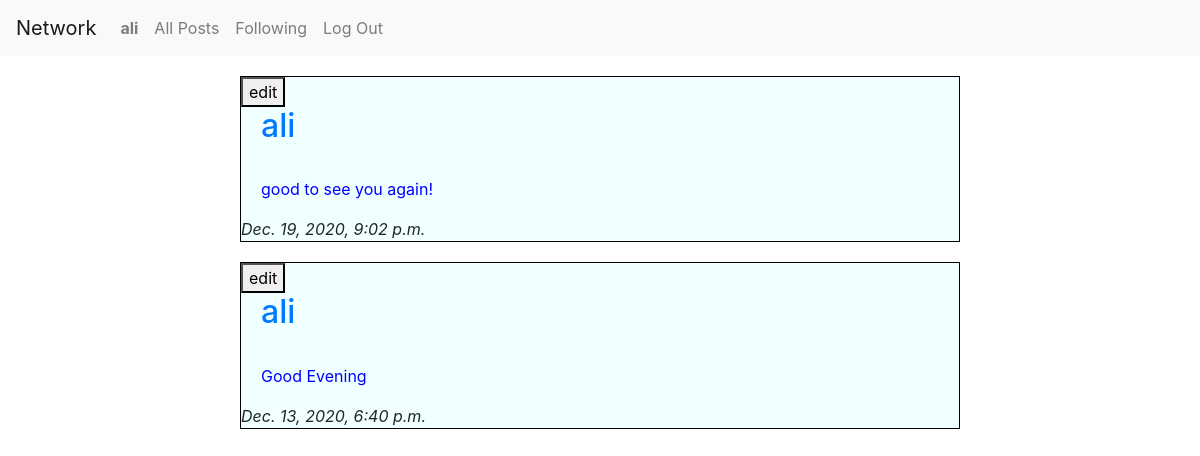
/following/1 (signed in), run on the app's committed database.
### network/models.py (models this page shows)
class User(AbstractUser):
    following = models.ManyToManyField('self', symmetrical=False, related_name="followers")
    picture = models.ImageField(height_field="hieght_field", width_field="widt_field", upload_to='media/', null=True, blank=True)
    height_field = models.IntegerField(default=0)
    width_fiels = models.IntegerField(default=0)

class Post(models.Model):
    content = models.TextField(max_length=100)
    timestamp = models.DateTimeField(auto_now_add=True)
    created_by = models.ForeignKey(User, on_delete=models.CASCADE, related_name="poster")
    like = models.ManyToManyField(User, related_name="user_like")
    num_likes= models.IntegerField(default=0)
    image = models.ImageField(blank= True,upload_to ='media')
    def __str__(self):
        return f"{self.content}, {self.timestamp},{self.created_by}, {self.image}"

### network/views.py (the view)
# urls.py: path("following/<user_id>", views.following, name="following"),
@login_required
def following(request, user_id):
    user = User.objects.get(pk=user_id)
    followings = user.followers.all()
    posts = Post.objects.filter(created_by__in=followings).order_by('-timestamp')
    print(followings)
    for following in followings:
        poster = Post.objects.filter(created_by=following)
        print(poster)
    return render(request, "network/following.html",{
        "posts" : posts
    })

### network/templates/network/following.html
{% extends "network/layout.html" %}
{% block body %}
    <div class="main">
        {% for post in posts %}
        <div class="post-details">
            {% if post.created_by == user %}
                <button>edit</button>
            {% endif %}
            <h2><a href="{% url 'profile' post.created_by.id %}">{{ post.created_by }}</a></h2>
                <br>
                <p id="{{post.timestamp}}">{{ post.content }}</p>
                <i>{{ post.timestamp }}</i>
        </div>
    {% endfor %}
    </div>
{% endblock %}

### network/templates/network/layout.html (shortened to what this page needs)
{% load static %}
<!DOCTYPE html>
<html lang="en">
    <head>
        <link rel="stylesheet" href="https://stackpath.bootstrapcdn.com/bootstrap/4.4.1/css/bootstrap.min.css">
        <link href="{% static 'network/styles.css' %}" rel="stylesheet">
    </head>
    <body>
        <nav class="navbar navbar-expand-lg navbar-light bg-light">
            <a class="navbar-brand" href="{% url 'index' %}">Network</a>
            <div>
              <ul class="navbar-nav mr-auto">
                {% if user.is_authenticated %}
                    <li class="nav-item">
                        <a class="nav-link" href="{% url 'profile' user.id %}"><strong>{{ user.username }}</strong></a>
                    </li>
                {% endif %}
                <li class="nav-item">
                  <a class="nav-link" href="{% url 'index' %}">All Posts</a>
                </li>
                {% if user.is_authenticated %}
                    <li class="nav-item">
                        <a class="nav-link" href="{% url 'following' user.id %}">Following</a>
                    </li>
                    <li class="nav-item">
                        <a class="nav-link" href="{% url 'logout' %}">Log Out</a>
                    </li>
                {% endif %}
              </ul>
            </div>
          </nav>
        <div class="body">
            {% block body %}
            {% endblock %}
        </div>
    </body>
</html>

### network/static/network/styles.css (style rules this page uses)
.main { width: 60%; margin-left: auto; margin-right: auto; }
.main .post-details { border: 1px solid black; margin-top: 20px; margin-bottom: 20px; background-color: azure; position: relative; }
.main .post-details h2 { margin-left: 20px; }
.main .post-details p { margin-left: 20px; color: blue ; }

### data on the page
User: username "ali"
Post: shows "edit", created_by "ali", content "good to see you again!", timestamp "Dec. 19, 2020, 9:02 p.m."
Post: shows "edit", created_by "ali", content "Good Evening", timestamp "Dec. 13, 2020, 6:40 p.m."
